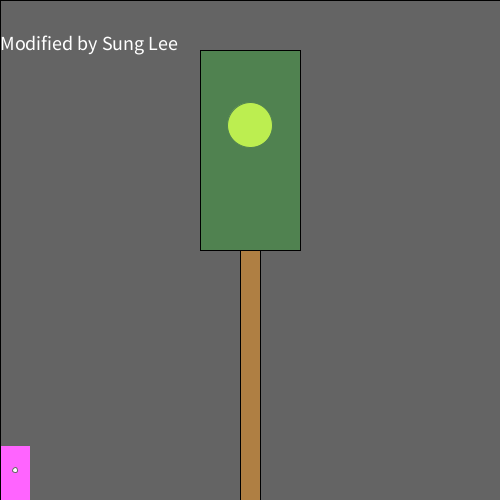
Frame 1 (no input)
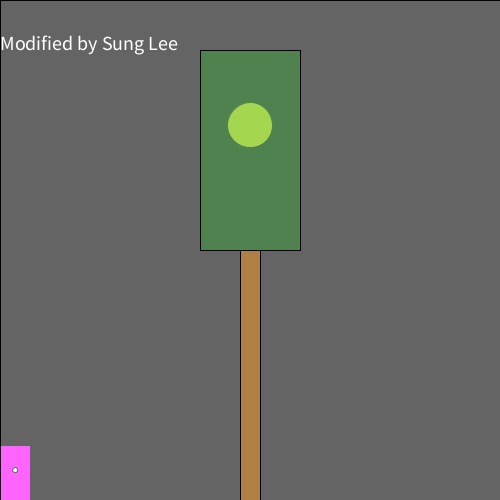
Frame 60 (the mouse pressed at the canvas centre just before this capture)
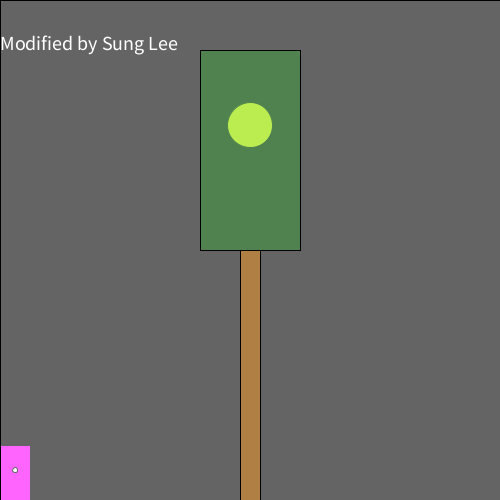
Frame 120 (the mouse held since frame 60 and released just before this capture)

The Processing sketch that drew these frames (run headless with seeded random() and noise(); from frame 60 on, the mouse is pressed at the canvas centre):

// Processing sketch: processing_160197
// ── processing_160197.pde

/*
  Norm Krumpe
  September 22, 2012
  Models a light that is triggered by motion (in this case, motion
  of the mouse).  The light also has a timer.  So, motion turns on the
  light, but a certain amount of time passing with no motion will
  cause the light to turn off again.
*/

// How close you need to get to the
// light sensor in order to turn on
// the light.  Higher values make it
// easier to trigger the light.  Distance
// is measured in pixels.
final int TRIGGER_DISTANCE = 50;

// The location of the sensor:
final int SWITCH_CENTER_X = 15;
final int SWITCH_CENTER_Y = 470;

// seconds until light shuts off automatically when there is no motion
final float SECONDS_UNTIL_AUTO_SHUTOFF = 10; 

// Light will initially be on because of this next value.
// Want the light off initially?  
// Set this to something less than SECONDS_UNTIL_AUTO_SHUTOFF
float timeOfLastTrigger = 0; 
boolean revealTriggerRegion = false;

// Just choose a window size
void setup() {
  size(500, 500);
  
}

// Each time the mouse moves, check to see
// if it triggered the motion sensor
void mouseMoved() {
  if (motionSensorWasTriggered()) {
    timeOfLastTrigger = millis()/1000.0;
  }
}

// When a key is pressed, toggle the "cheat" that
// reveals the motion sensor's trigger region.
void keyPressed() {
  revealTriggerRegion = !revealTriggerRegion;
}

// Draw the various parts of the scene
void draw() {
  background(0);
  
  textSize(20);
  fill(255);
  text("Modified by Sung Lee", 0, 50);

  drawLightSwitch();
  drawLamp();  
  drawTriggerRegion();
}

// Draws all components of the lamp
void drawLamp() {
  drawLight();
  fill(0, 255, 0, 50);
  rect(200, 50, 100, 200);
  fill(175, 127, 67);
  rect(240, 250, 20, 250);
}

// How the light gets drawn depends on whether
// the lightbulb is lit.
void drawLight() {

  if (secondsSinceLastTrigger() < SECONDS_UNTIL_AUTO_SHUTOFF) {
    // If the light is on:
    int strength = (int)random(156, 256);
    fill(strength, strength, 0);
    ellipse(250, 125, 45, 45);
    fill(255, 100);
    rect(0, 0, width, height);
  }

  else {
    // Light is off:
    fill(10, 10, 0);
    ellipse(250, 125, 45, 45);
  }
}

// Draw the light switch/sensor
void drawLightSwitch() {
  fill(255, 0, 255);
  rect(SWITCH_CENTER_X - 15, SWITCH_CENTER_Y - 25, 30, 60);
  fill(255);
  ellipse(SWITCH_CENTER_X, SWITCH_CENTER_Y, 5, 5);
}

// Return true if the mouse triggered the sensor
boolean motionSensorWasTriggered() {
  return distanceFromLightSwitch() < TRIGGER_DISTANCE;
}

// Compute the distance between the mouse and the sensor
float distanceFromLightSwitch() {  
  return dist(mouseX, mouseY, SWITCH_CENTER_X, SWITCH_CENTER_Y);
}

// Determine how long it has been since the motion sensor
// was last turned on.
float secondsSinceLastTrigger() {
  return millis()/1000.0 - timeOfLastTrigger;
}

// Show a "cheat" region so that you know where the mouse
// needs to go in order to trigger the light sensor
void drawTriggerRegion() {
  if (revealTriggerRegion) {
    fill(255, 25);
    ellipse(SWITCH_CENTER_X, SWITCH_CENTER_Y, 
    TRIGGER_DISTANCE * 2, TRIGGER_DISTANCE * 2);
  }
}
